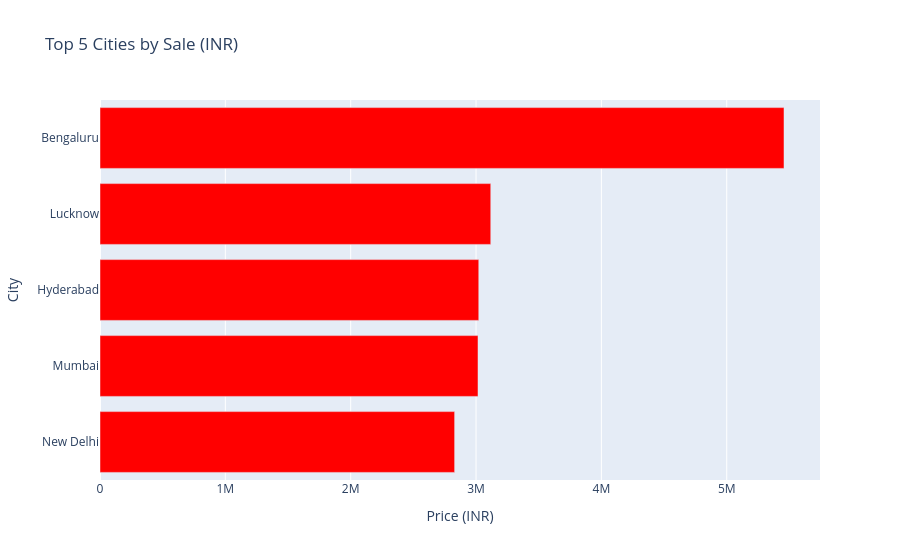

The cell this chart's notebook holds for it:
### Code cell
top_5_cities = (
    df.groupby("City")["Price (INR)"]
    .sum()
    .nlargest(5)
   .sort_values()
     .reset_index()
)

fig = px.bar(
    top_5_cities,
    x="Price (INR)",
    y="City",
    orientation="h",
    title="Top 5 Cities by Sale (INR)",
    color_discrete_sequence=["red"]
)

fig.show()

### Figure 1 — Plotly figure (JSON) as saved in the notebook; plotly's stock layout.template omitted (floating-point values rounded to 4 significant figures)
{"data": [{"hovertemplate": "Price (INR)=%{x}<br>City=%{y}<extra></extra>", "legendgroup": "", "marker": {"color": "red", "pattern": {"shape": ""}}, "name": "", "orientation": "h", "showlegend": false, "textposition": "auto", "type": "bar", "x": [2829000.0, 3016000.0, 3022000.0, 3117000.0, 5457000.0], "xaxis": "x", "y": ["New Delhi", "Mumbai", "Hyderabad", "Lucknow", "Bengaluru"], "yaxis": "y"}], "layout": {"barmode": "relative", "legend": {"tracegroupgap": 0}, "title": {"text": "Top 5 Cities by Sale (INR)"}, "xaxis": {"anchor": "y", "domain": [0, 1], "title": {"text": "Price (INR)"}}, "yaxis": {"anchor": "x", "domain": [0, 1], "title": {"text": "City"}}}}
